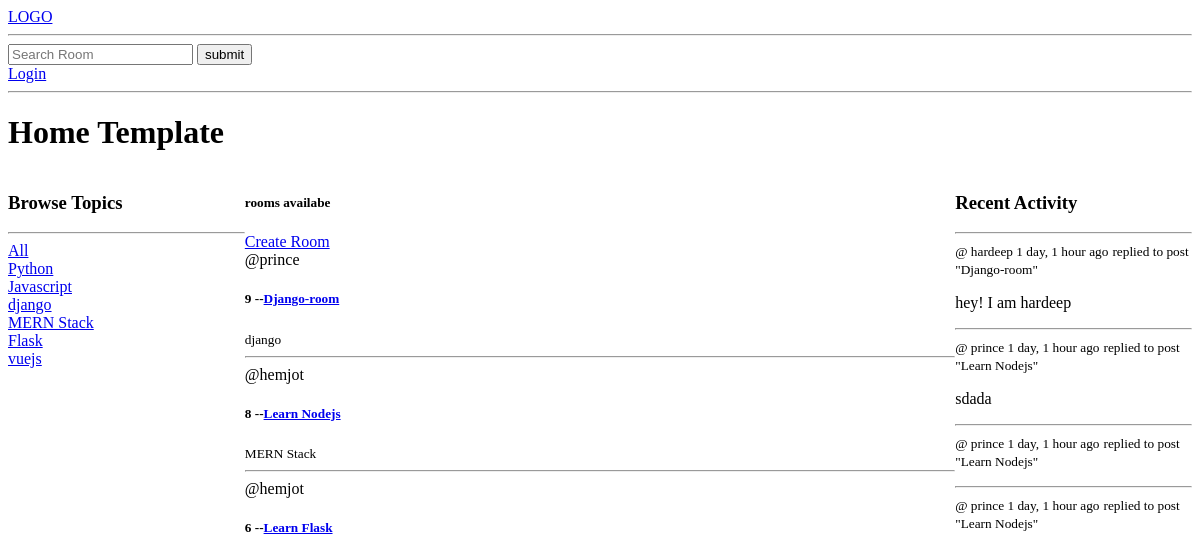
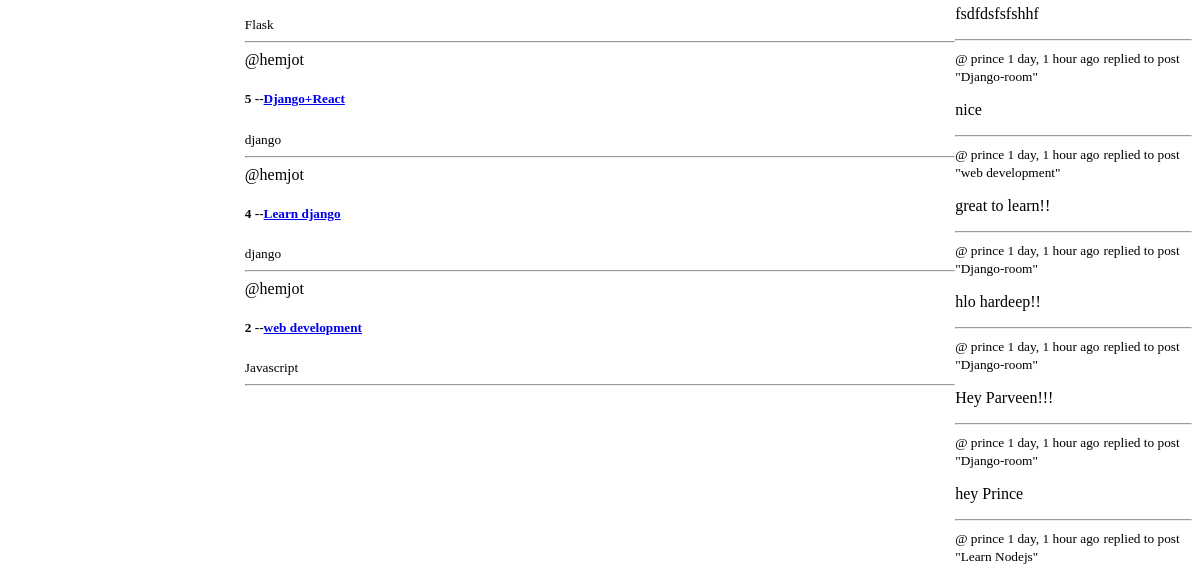
/ (upper part), run on an earlier commit of the app's database (2 pictures, top to bottom).
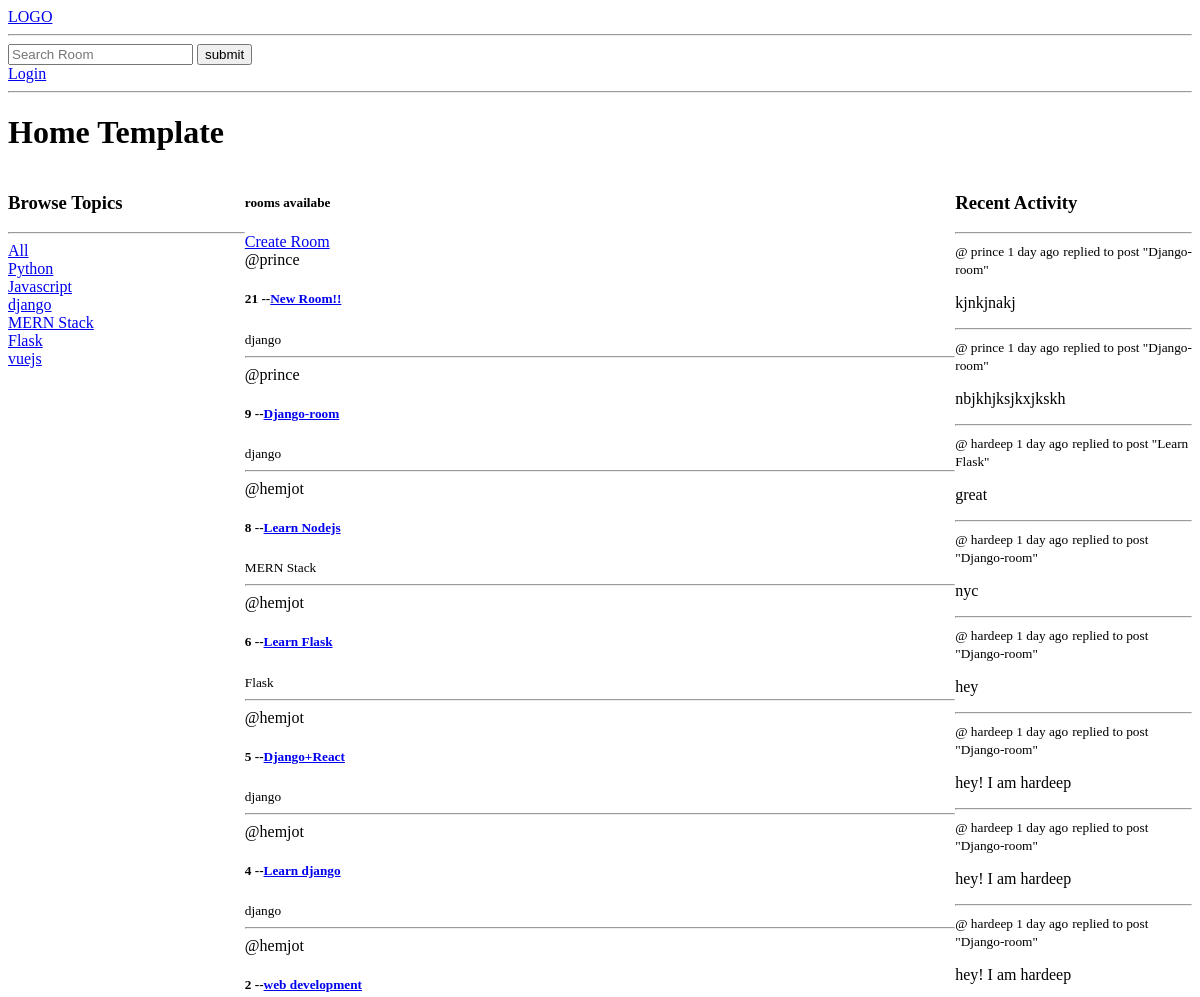
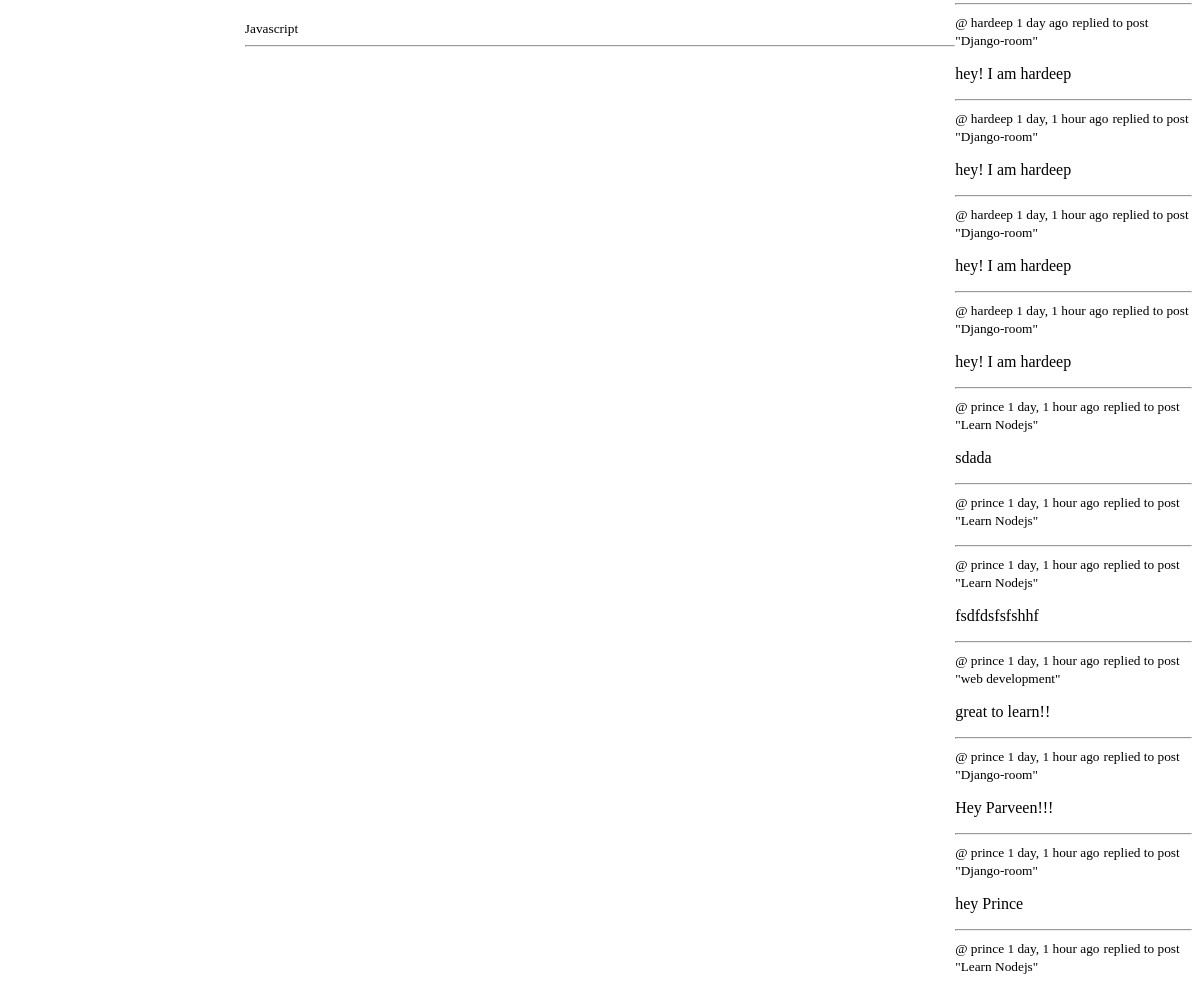
And on a later commit of the database (2 pictures, top to bottom).
### base/models.py (models this page shows, shortened)
class Topic(models.Model):
    name = models.CharField(max_length=100)

class Room(models.Model):
    host=models.ForeignKey(User, on_delete=models.SET_NULL, null=True )
    name = models.CharField(max_length=100)
    topic=models.ForeignKey(Topic, on_delete=models.CASCADE, null=True)
    participants=models.ManyToManyField(User, related_name='participants', blank=True)
    description = models.TextField(max_length=250)
    created_at = models.DateTimeField(auto_now_add=True)
    updated_at = models.DateTimeField(auto_now=True)
    class Meta:
        ordering = ['-created_at', 'updated_at']

class Message(models.Model):
    user= models.ForeignKey(User, on_delete=models.SET_NULL, null=True)
    room = models.ForeignKey(Room, on_delete=models.CASCADE, null=True)
    body=models.TextField()
    created_at = models.DateTimeField(auto_now_add=True, null=True)
    class Meta:
        ordering = ['-created_at']

### base/views.py (the view)
# urls.py: path('',views.home, name='home' ),
def home(request):
    q= request.GET.get('q') if request.GET.get('q') != None else ''
    print(q)
    rooms= Room.objects.filter(
      Q( name__icontains=q ) |
      Q( description__icontains=q ) |
      Q( topic__name__icontains=q ) |
      Q( host__username__icontains=q )
    )
    topics= Topic.objects.all()
    room_message = Message.objects.filter(Q(room__topic__name__icontains = q))
    return render(request, 'base/home.html', context={'rooms':rooms, 'topics':topics, 'room_message': room_message})

### base/templates/base/home.html (shortened to what this page needs)
{% extends 'main.html' %}
{% block content %}
<h1>Home Template</h1>
<div class="home-container">
    <div>
        {% include 'base/topics_component.html' %}
    </div>
    <div>
        <h5>{{room_count}} rooms availabe</h5>
        <a href="{% url 'create-room' %}">Create Room</a>
        <div>
            {% include 'base/feed_component.html' %}
        </div>
    </div>
    <div>
        {% include 'base/activity_component.html' %}
    </div>
</div>
{% endblock content%}

### base/templates/base/topics_component.html
<h3>Browse Topics</h3>
<hr>
<div>
    <a href="{% url 'home' %}">All</a>
</div>
{% for topic in topics %}
<div>
     <a href="{% url 'home' %}?q={{topic.name}}">{{topic.name}}</a>
</div>
{%endfor%}

### base/templates/base/feed_component.html (shortened to what this page needs)
{% for room in rooms %}
<div>
    <span>@{{room.host.username}}</span>
    <h5>{{room.id}} --<a href="{% url 'room' room.id %}">{{room.name}}</a></h5>
<small>{{room.topic.name}}</small>
<hr>
</div>
{% endfor %}

### base/templates/base/activity_component.html (shortened to what this page needs)
<h3>Recent Activity</h3>
<hr>
{% for message in room_message %}
<div>
<small>@ {{message.user}}   {{message.created_at | timesince}} ago</small>
<small> replied to post "{{message.room.name}}"</small>
<p>{{message.body}}</p>
<hr>
</div>
{% endfor %}

What changed in the data, as far as the page shows it:
removed Message: user "prince", created_at "1 day, 1 hour", room.name "Django-room", body "nice"
removed Message: user "prince", created_at "1 day, 1 hour", room.name "Django-room", body "hlo hardeep!!"
added Room: host.username "prince", id "21", name "New Room!!", topic.name "django"
added Message: user "prince", created_at "1 day", room.name "Django-room", body "kjnkjnakj"
added Message: user "prince", created_at "1 day", room.name "Django-room", body "nbjkhjksjkxjkskh"
added Message: user "hardeep", created_at "1 day", room.name "Learn Flask", body "great"
added Message: user "hardeep", created_at "1 day", room.name "Django-room", body "nyc"
added Message: user "hardeep", created_at "1 day", room.name "Django-room", body "hey"
added Message: user "hardeep", created_at "1 day", room.name "Django-room", body "hey! I am hardeep"
added Message: user "hardeep", created_at "1 day", room.name "Django-room", body "hey! I am hardeep"
added Message: user "hardeep", created_at "1 day", room.name "Django-room", body "hey! I am hardeep"
added Message: user "hardeep", created_at "1 day", room.name "Django-room", body "hey! I am hardeep"
added Message: user "hardeep", created_at "1 day, 1 hour", room.name "Django-room", body "hey! I am hardeep"
added Message: user "hardeep", created_at "1 day, 1 hour", room.name "Django-room", body "hey! I am hardeep"
